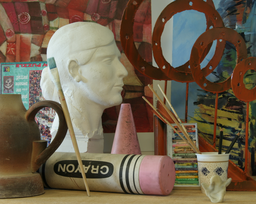
#> input picture data/input/ArtL/im0.png, 256 x 204 px, shrunk from 1388 x 1108 before the run, found by its file name
$ python speedupExperiments.py
#> lines starting #> are read from the running program, lines starting #| are printed output that depends on the picture
from skimage import io
import matplotlib.pyplot as plt
import numpy as np
import time

image1 = io.imread("data/im0.png", as_gray=True)
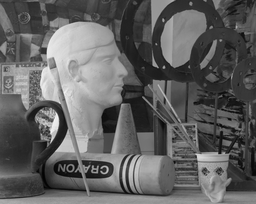
#> image1: shape (204, 256) float64; min 0.0123, max 0.965, mean 0.382
image2 = io.imread("data/im1.png", as_gray=True)
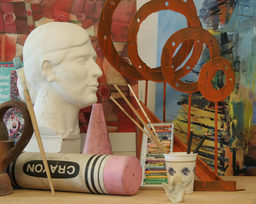
#> input picture data/input/ArtL/im1.png, 256 x 204 px, shrunk from 1388 x 1108 before the run, found by its file name
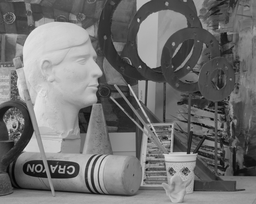
#> image2: shape (204, 256) float64; min 0.014, max 0.915, mean 0.445
height, width = image1.shape
#> height = 204; width = 256
max_disparity = 4
half_window = 4
# cache = np.zeros(((width, height, max_disparity)))

'''
Triple nested for loop
'''
# [12 lines of commented-out code are left out]

'''
Numpy iterator
'''
# [15 lines of commented-out code are left out]

'''
Cython
'''
# [30 lines of commented-out code are left out]

'''
Numa
'''
from numba import jit
@jit
def jitized(cache):
    # for i in range(half_window, width - half_window):
    for i in range(half_window, height - half_window):
        # print(i)
        for j in range(half_window + max_disparity, width - half_window):
            for d in range(max_disparity):
                res = np.max(np.dot(image1[i - half_window: i + half_window, j - half_window: j + half_window],
                                        image2[i - half_window: i + half_window, j - d - half_window: j - d + half_window]))
                # print(res)
                cache[i][j][d] = res
start_time = time.time()
cache = np.zeros(((height, width, max_disparity)))
jitized(cache)
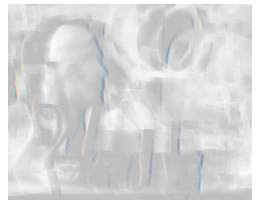
#> cache: shape (204, 256, 4) float64; mean of channels 0, 1, 2, 3 1.75, 1.76, 1.76, 1.77; transparent parts drawn white
elapsed_time = time.time() - start_time
print(f"{elapsed_time}")
disparity_values = np.argmax(cache, axis=2)
io.imshow(disparity_values)
plt.show()
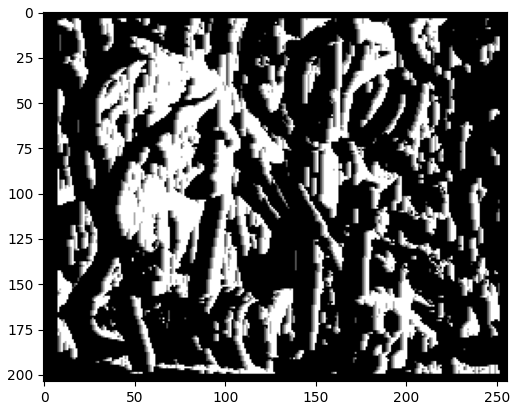
#> figure drawn by matplotlib, 1 panel
